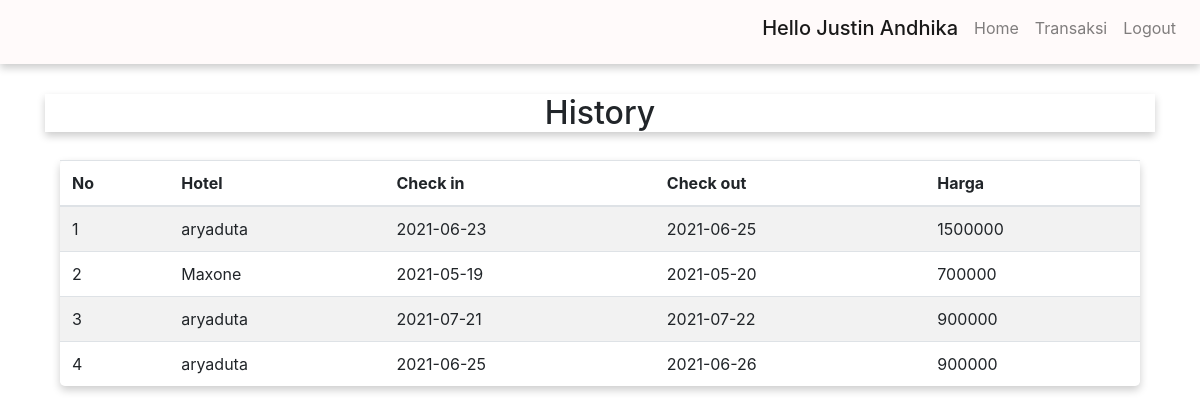
Page /history.php (signed in) on the committed database.
### tables this page shows
CREATE TABLE `biohotel` (
  `id_hotel` int(11) NOT NULL,
  `nama_hotel` varchar(255) NOT NULL,
  `kota` varchar(255) DEFAULT NULL,
  `bintang` int(200) DEFAULT NULL,
  `link` varchar(200) NOT NULL,
  `jalan` varchar(200) NOT NULL,
  `harga` int(11) NOT NULL,
  `over_1` varchar(100) NOT NULL,
  `over_2` varchar(100) NOT NULL,
  `over_3` varchar(100) NOT NULL,
  `over_4` varchar(100) NOT NULL,
  `over_5` varchar(100) NOT NULL,
  `kamar_standart` varchar(100) NOT NULL,
  `kamar_upsize` varchar(100) NOT NULL,
  `link_map` varchar(500) NOT NULL,
  `no_telepon` varchar(15) NOT NULL
);

CREATE TABLE `transaksi` (
  `id_kamar` int(11) DEFAULT NULL,
  `id_transaksi` int(11) NOT NULL,
  `id_user` int(11) DEFAULT NULL,
  `check_in` date DEFAULT NULL,
  `check_out` date DEFAULT NULL,
  `total` int(11) NOT NULL
);

### history.php (the view, shortened to what this page needs)
<?php
require_once 'connect.php';
?>
<html>
<head>
    <link rel="stylesheet" href="https://cdn.jsdelivr.net/npm/bootstrap@4.5.3/dist/css/bootstrap.min.css"
>
</head>
<body>
    <nav class="navbar navbar-expand-lg navbar-light " style="background-color:Snow">
        <em><a class="navbar-brand" href="#" id="time"></a></em>
        <div class="collapse navbar-collapse" id="navbarSupportedContent">
            <ul class="navbar-nav ml-auto" id="bar">
                <?php
                    $temp="";
                    if(isset($_SESSION["id_user"]))
                    {
                        $temp.='<li class="nav-item active" ><a class="nav-link active" href="">
                        <h5> Hello '.$_SESSION["nama"].'</h5> <span class="sr-only">(current)</span></a>
                    </li><li class="nav-item " ><a class="nav-link " href="login.php">
                       Home <span class="sr-only">(current)</span></a>
                    </li>
                    <li class="nav-item " ><a class="nav-link " href="history.php">
                       Transaksi <span class="sr-only">(current)</span></a>
                    </li>
                        <li class="nav-item">
                        <a class="nav-link" href="logout.php" >Logout <span class="sr-only">(current)</span></a>
                   </li>';
                    }
                    echo $temp;
                ?>
            </ul>
        </div>
    </nav>
    <div class="container" style="padding-top:30px;">
        <div class="row">
            <div class="col-12 text-center">
                <h2>History</h2>
            </div>
        </div>
    </div>
    <div class="container table-responsive rounded-lg " style="padding-top:20px;">
        <div class="col-sm-12">
            <table class="table  table-striped table-hover rounded-lg ">
                <thead>
                    <tr>
                        <th scope="col">No</th>
                        <th scope="col">Hotel</th>
                        <th scope="col">Check in</th>
                        <th scope="col">Check out</th>
                        <th scope="col">Harga</th>
                    </tr>
                </thead>
                <tbody>
                    <?php
                $quer="SELECT a.id_hotel,b.check_in,b.check_out,b.total,a.nama_hotel from _user c join
                transaksi b on c.id_user = b.id_user join kamar d on b.id_kamar=d.id_kamar
                join biohotel a on d.id_hotel=a.id_hotel
                where c.id_user ='$_SESSION[id_user]'";
                $result = $conn -> query($quer);
                $temp="";
                $i=1;
                while($row= $result->fetch_assoc())
                {
                    $temp.="<tr><td>".$i."</td><td>".$row["nama_hotel"]."</td><td>".$row["check_in"].
                    "</td><td>".$row["check_out"]."</td><td>".$row["total"]."</td></tr>";
                    $i++;
                }
                echo $temp;
                ?>
                </tbody>
            </table>
</body>
</html>

### history.php (style rules this page uses)
.navbar { box-shadow: 0 4px 8px 0 rgba(0, 0, 0, 0.2); }
h2 { box-shadow: 0 4px 8px 0 rgba(0, 0, 0, 0.2); }
.table { box-shadow: 0 4px 8px 0 rgba(0, 0, 0, 0.2); }

### rows in the picture
biohotel: nama_hotel "aryaduta", transaksi.check_in "2021-06-23", transaksi.check_out "2021-06-25", transaksi.total "1500000", transaksi.check_in "2021-07-21", transaksi.check_out "2021-07-22", transaksi.total "900000", transaksi.check_in "2021-06-25", transaksi.check_out "2021-06-26"
biohotel: nama_hotel "Maxone", transaksi.check_in "2021-05-19", transaksi.check_out "2021-05-20", transaksi.total "700000"

### other values in the picture
$_SESSION["nama"] "Justin Andhika"
